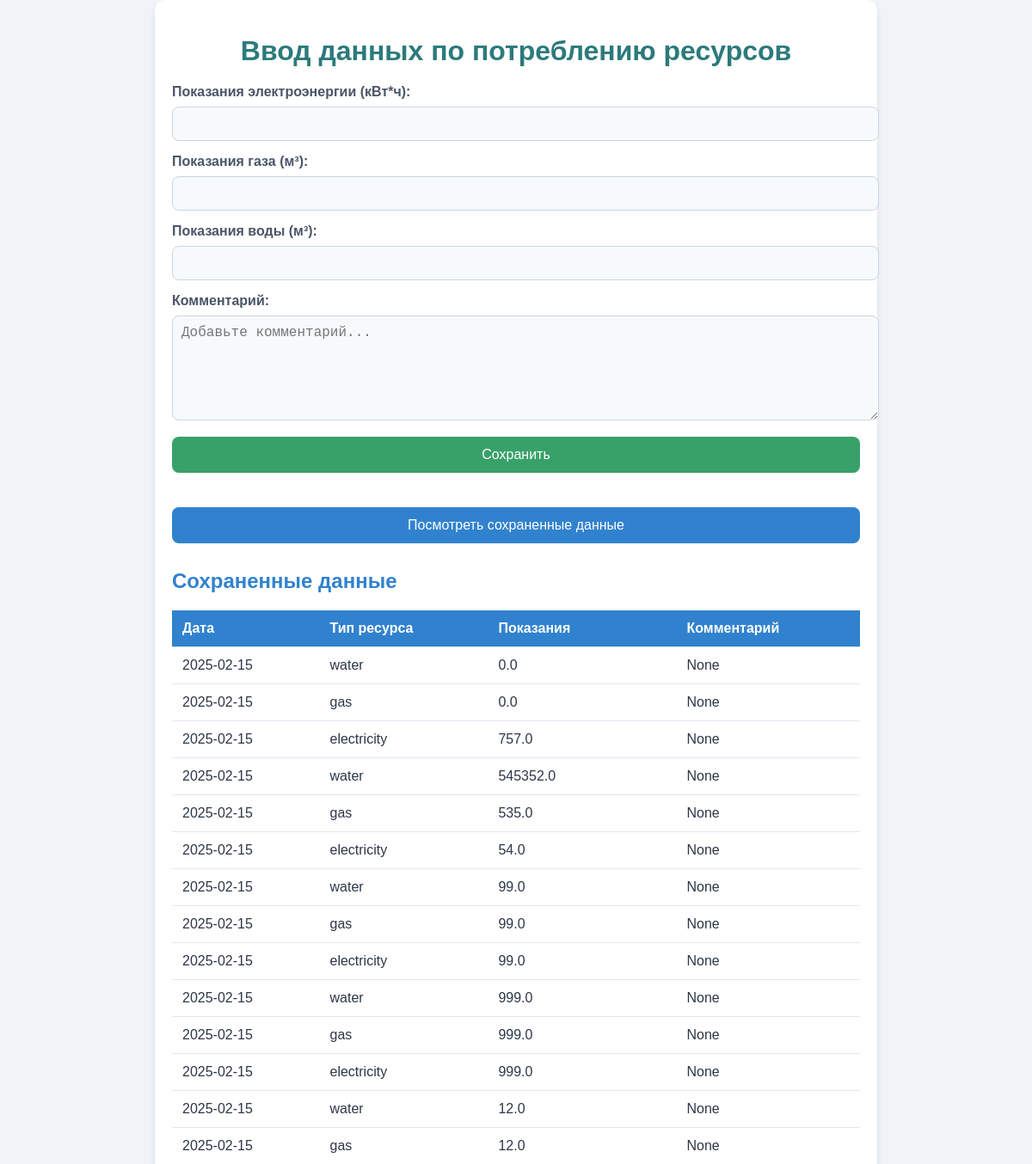
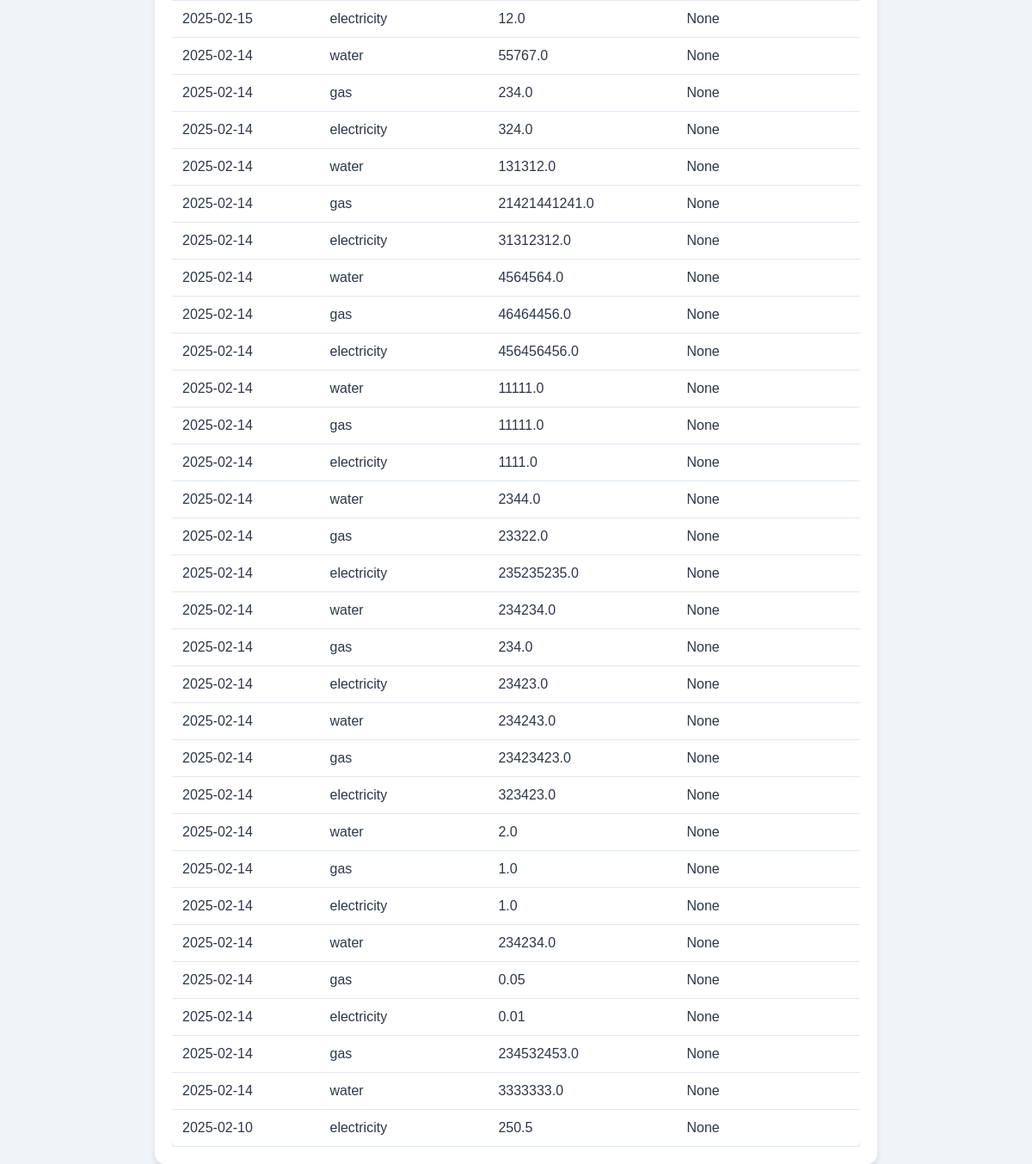
The page / on the database its author committed (2 pictures, top to bottom).
### tables this page shows
CREATE TABLE energy_usage (
            id INTEGER PRIMARY KEY AUTOINCREMENT,
            date DATE NOT NULL,
            resource_type TEXT NOT NULL,  -- electricity, water, gas
            value REAL NOT NULL,          -- значение (кВт·ч, м³, литры)
            cost REAL,                    -- стоимость
            tariff REAL,                  -- тариф
            location TEXT,                -- местоположение
            weather_temperature REAL,     -- температура воздуха
            weather_humidity REAL,        -- влажность воздуха
            notes TEXT                    -- заметки
        );

### app.py (the view)
@app.route('/')
def home():
    conn = sqlite3.connect('database.db')
    cursor = conn.cursor()
    cursor.execute('SELECT * FROM energy_usage ORDER BY id DESC')
    data = cursor.fetchall()
    conn.close()
    return render_template('index.html', data=data)

### templates/index.html (shortened to what this page needs)
<!DOCTYPE html>
<html lang="en">
<head>
    <link rel="stylesheet" href="{{ url_for('static', filename='css/styles.css') }}">
</head>
<body>
    <div class="container">
        <h1>Ввод данных по потреблению ресурсов</h1>
        <form id="resource-form">
            <label for="electricity">Показания электроэнергии (кВт*ч):</label>
            <input type="number" id="electricity" name="electricity" min="0" step="0.01" required />
            <label for="gas">Показания газа (м³):</label>
            <input type="number" id="gas" name="gas" min="0" step="0.01" required />
            <label for="water">Показания воды (м³):</label>
            <input type="number" id="water" name="water" min="0" step="0.01" required />
            <label for="comment">Комментарий:</label>
            <textarea id="comment" name="comment" placeholder="Добавьте комментарий..."></textarea>
            <button type="submit">Сохранить</button>
        </form>
        <div class="button-container">
            <a href="/view_data" class="view-data-button">
                <button>Посмотреть сохраненные данные</button>
            </a>
        </div>
        <h2>Сохраненные данные</h2>
        <div class="table-container">
            {% if data %}
                <table>
                    <tr>
                        <th>Дата</th>
                        <th>Тип ресурса</th>
                        <th>Показания</th>
                        <th>Комментарий</th>
                    </tr>
                    {% for row in data %}
                    <tr>
                        <td>{{ row[1] }}</td>
                        <td>{{ row[2] }}</td>
                        <td>{{ row[3] }}</td>
                        <td>{{ row[4] }}</td>
                    </tr>
                    {% endfor %}
                </table>
            {% else %}
                <p>Нет сохраненных данных.</p>
            {% endif %}
        </div>
    </div>
</body>
</html>

### static/css/styles.css (style rules this page uses)
body { font-family: 'Arial', sans-serif; background-color: #f0f4f8; color: #2d3748; margin: 0; padding: 0; }
.container { max-width: 800px; margin: 0 auto; padding: 20px; background-color: #ffffff; border-radius: 12px; box-shadow: 0 4px 6px rgba(0, 0, 0, 0.1); }
h1 { color: #2c7a7b; text-align: center; margin-bottom: 20px; }
h2 { color: #3182ce; margin-top: 30px; }
label { display: block; margin-bottom: 8px; color: #4a5568; font-weight: bold; }
input[type="number"], textarea { width: 100%; padding: 10px; margin-bottom: 15px; border: 1px solid #cbd5e0; border-radius: 8px; background-color: #f7fafc; color: #2d3748; font-size: 16px; }
textarea { resize: vertical; min-height: 100px; }
#resource-form button { background-color: #38a169; color: white; padding: 12px 24px; border: none; border-radius: 8px; cursor: pointer; font-size: 16px; transition: background-color 0.3s ease, transform 0.2s ease; width: 100%; margin-bottom: 20px; }
.button-container { margin-top: 20px; text-align: center; }
.view-data-button button { background-color: #3182ce; color: white; padding: 12px 24px; border: none; border-radius: 8px; cursor: pointer; font-size: 16px; transition: background-color 0.3s ease, transform 0.2s ease; width: 100%; }
.table-container { margin-top: 20px; overflow-x: auto; }
table { width: 100%; border-collapse: collapse; background-color: #ffffff; border-radius: 8px; box-shadow: 0 4px 6px rgba(0, 0, 0, 0.1); }
th, td { padding: 12px; text-align: left; border-bottom: 1px solid #e2e8f0; }
th { background-color: #3182ce; color: white; }

### rows shown on the page
energy_usage: date "2025-02-15", resource_type "water", value "0.0", row "None"
energy_usage: date "2025-02-15", resource_type "gas", value "0.0", row "None"
energy_usage: date "2025-02-15", resource_type "electricity", value "757.0", row "None"
energy_usage: date "2025-02-15", resource_type "water", value "545352.0", row "None"
energy_usage: date "2025-02-15", resource_type "gas", value "535.0", row "None"
energy_usage: date "2025-02-15", resource_type "electricity", value "54.0", row "None"
energy_usage: date "2025-02-15", resource_type "water", value "99.0", row "None"
energy_usage: date "2025-02-15", resource_type "gas", value "99.0", row "None"
energy_usage: date "2025-02-15", resource_type "electricity", value "99.0", row "None"
energy_usage: date "2025-02-15", resource_type "water", value "999.0", row "None"
energy_usage: date "2025-02-15", resource_type "gas", value "999.0", row "None"
energy_usage: date "2025-02-15", resource_type "electricity", value "999.0", row "None"
energy_usage: date "2025-02-15", resource_type "water", value "12.0", row "None"
energy_usage: date "2025-02-15", resource_type "gas", value "12.0", row "None"
energy_usage: date "2025-02-15", resource_type "electricity", value "12.0", row "None"
energy_usage: date "2025-02-14", resource_type "water", value "55767.0", row "None"
energy_usage: date "2025-02-14", resource_type "gas", value "234.0", row "None"
energy_usage: date "2025-02-14", resource_type "electricity", value "324.0", row "None"
energy_usage: date "2025-02-14", resource_type "water", value "131312.0", row "None"
energy_usage: date "2025-02-14", resource_type "gas", value "21421441241.0", row "None"
energy_usage: date "2025-02-14", resource_type "electricity", value "31312312.0", row "None"
energy_usage: date "2025-02-14", resource_type "water", value "4564564.0", row "None"
energy_usage: date "2025-02-14", resource_type "gas", value "46464456.0", row "None"
energy_usage: date "2025-02-14", resource_type "electricity", value "456456456.0", row "None"
energy_usage: date "2025-02-14", resource_type "water", value "11111.0", row "None"
energy_usage: date "2025-02-14", resource_type "gas", value "11111.0", row "None"
energy_usage: date "2025-02-14", resource_type "electricity", value "1111.0", row "None"
energy_usage: date "2025-02-14", resource_type "water", value "2344.0", row "None"
energy_usage: date "2025-02-14", resource_type "gas", value "23322.0", row "None"
energy_usage: date "2025-02-14", resource_type "electricity", value "235235235.0", row "None"
energy_usage: date "2025-02-14", resource_type "water", value "234234.0", row "None"
energy_usage: date "2025-02-14", resource_type "gas", value "234.0", row "None"
energy_usage: date "2025-02-14", resource_type "electricity", value "23423.0", row "None"
energy_usage: date "2025-02-14", resource_type "water", value "234243.0", row "None"
energy_usage: date "2025-02-14", resource_type "gas", value "23423423.0", row "None"
energy_usage: date "2025-02-14", resource_type "electricity", value "323423.0", row "None"
energy_usage: date "2025-02-14", resource_type "water", value "2.0", row "None"
energy_usage: date "2025-02-14", resource_type "gas", value "1.0", row "None"
energy_usage: date "2025-02-14", resource_type "electricity", value "1.0", row "None"
energy_usage: date "2025-02-14", resource_type "water", value "234234.0", row "None"
energy_usage: date "2025-02-14", resource_type "gas", value "0.05", row "None"
energy_usage: date "2025-02-14", resource_type "electricity", value "0.01", row "None"
energy_usage: date "2025-02-14", resource_type "gas", value "234532453.0", row "None"
energy_usage: date "2025-02-14", resource_type "water", value "3333333.0", row "None"
energy_usage: date "2025-02-10", resource_type "electricity", value "250.5", row "None"
